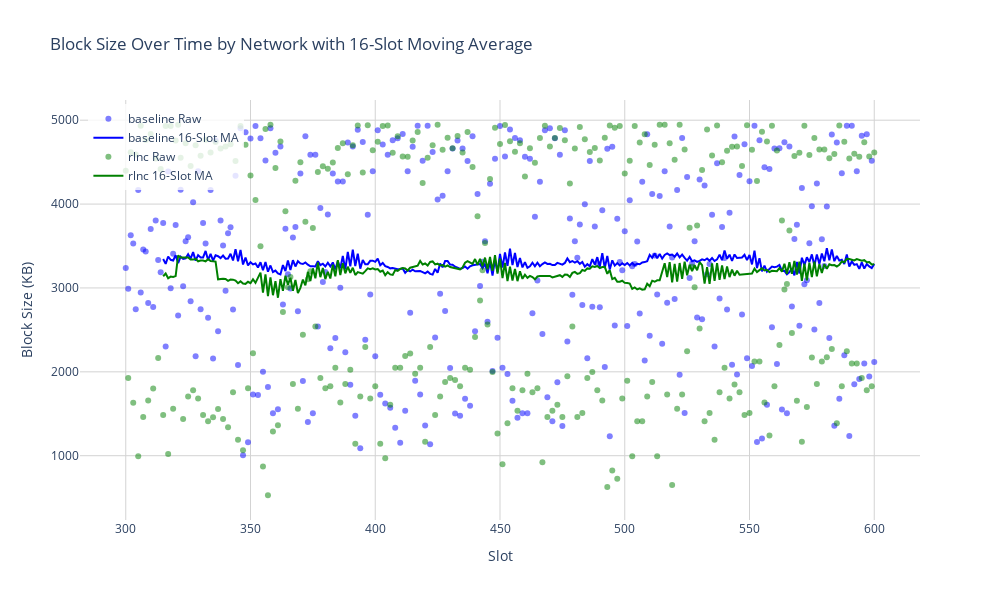

The cell this chart's notebook holds for it:
### Code cell
def plot_block_size_over_time(metrics, window_size=16):
    """
    Create a scatter plot of block size over time (by slot) for each network, with a moving average.
    
    Args:
        metrics (dict): Dictionary with network keys and metrics DataFrames
        window_size (int): Size of the moving average window
        
    Returns:
        plotly.graph_objects.Figure: The plotly figure
    """
    # Create figure
    fig = go.Figure()
    
    # Colors for each network
    colors = {'devnet-5': 'green', 'devnet-6': 'blue', 'devnet-7': 'red'}
    
    # Create display labels for networks
    network_labels = {network: config["networks"][network]["label"] for network in metrics.keys()}
    
    # Add scatter plot for each network
    for network, network_metrics in metrics.items():
        # Sort metrics by slot
        network_metrics = network_metrics.sort_values('slot')
        
        # Drop rows with missing data
        df = network_metrics.dropna(subset=['block_total_bytes', 'slot'])
        
        # Convert block size to KB for better readability
        block_sizes_kb = df['block_total_bytes'] / 1024
        
        # Calculate moving average
        if len(df) >= window_size:
            ma = block_sizes_kb.rolling(window=window_size).mean()
        else:
            ma = pd.Series([None] * len(block_sizes_kb))
        
        # Add scatter plot for raw data
        fig.add_trace(go.Scatter(
            x=df['slot'],
            y=block_sizes_kb,
            mode='markers',
            name=f'{network_labels[network]} Raw',
            marker=dict(
                color=colors[network],
                size=6,
                opacity=0.5
            ),
            hovertemplate='Slot: %{x}<br>Block Size: %{y:.1f} KB'
        ))
        
        # Add line for moving average
        fig.add_trace(go.Scatter(
            x=df['slot'],
            y=ma,
            mode='lines',
            name=f'{network_labels[network]} {window_size}-Slot MA',
            line=dict(
                color=colors[network],
                width=2
            ),
            hovertemplate='Slot: %{x}<br>Avg Block Size: %{y:.1f} KB'
        ))
    
    # Update layout
    fig.update_layout(
        title=f"Block Size Over Time by Network with {window_size}-Slot Moving Average",
        xaxis=dict(
            title="Slot",
            title_font=dict(size=14),
            gridcolor='lightgray'
        ),
        yaxis=dict(
            title="Block Size (KB)",
            title_font=dict(size=14),
            gridcolor='lightgray'
        ),
        legend=dict(x=0.01, y=0.99, bgcolor='rgba(255,255,255,0.8)'),
        hovermode='closest',
        plot_bgcolor='white',
        height=600,
        width=1000
    )
    
    return fig

# Create and display the block size over time plot
fig = plot_block_size_over_time(metrics, window_size=16)
fig.show()

### Figure 1 — Plotly figure (JSON) as saved in the notebook; plotly's stock layout.template omitted (floating-point values rounded to 4 significant figures; data arrays with more than 128 entries replaced by an {"elided": "..."} marker saying what was removed)
{"data": [{"hovertemplate": "Slot: %{x}<br>Block Size: %{y:.1f} KB", "marker": {"color": "blue", "opacity": 0.5, "size": 6}, "mode": "markers", "name": "baseline Raw", "type": "scatter", "x": {"elided": "301 int values"}, "y": {"elided": "301 float values"}}, {"hovertemplate": "Slot: %{x}<br>Avg Block Size: %{y:.1f} KB", "line": {"color": "blue", "width": 2}, "mode": "lines", "name": "baseline 16-Slot MA", "type": "scatter", "x": {"elided": "301 int values"}, "y": {"elided": "301 float values"}}, {"hovertemplate": "Slot: %{x}<br>Block Size: %{y:.1f} KB", "marker": {"color": "green", "opacity": 0.5, "size": 6}, "mode": "markers", "name": "rlnc Raw", "type": "scatter", "x": {"elided": "299 int values"}, "y": {"elided": "299 float values"}}, {"hovertemplate": "Slot: %{x}<br>Avg Block Size: %{y:.1f} KB", "line": {"color": "green", "width": 2}, "mode": "lines", "name": "rlnc 16-Slot MA", "type": "scatter", "x": {"elided": "299 int values"}, "y": {"elided": "299 float values"}}], "layout": {"height": 600, "hovermode": "closest", "legend": {"bgcolor": "rgba(255,255,255,0.8)", "x": 0.01, "y": 0.99}, "plot_bgcolor": "white", "title": {"text": "Block Size Over Time by Network with 16-Slot Moving Average"}, "width": 1000, "xaxis": {"gridcolor": "lightgray", "title": {"font": {"size": 14}, "text": "Slot"}}, "yaxis": {"gridcolor": "lightgray", "title": {"font": {"size": 14}, "text": "Block Size (KB)"}}}}
